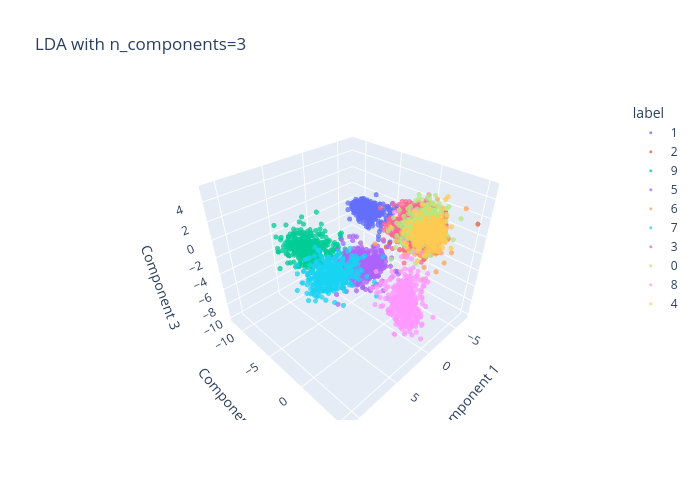

Notebook cell for this chart:
### Code cell
from sklearn.discriminant_analysis import LinearDiscriminantAnalysis

for n in n_components[:3]:
    print(f"Evaluating LDA with n_components={n}...")
    lda = LinearDiscriminantAnalysis(n_components=n)
    X_train_lda, X_test_lda = lda.fit_transform(evaluator_small.X_train, evaluator_small.y_train), lda.transform(evaluator_small.X_test)
    reductions[f'LDA_{n}'] = (X_train_lda, X_test_lda)
    kmeans_results[f'LDA_{n}'] = evaluator_small._evaluate_reduction_with_kmeans(X_train_lda, X_test_lda)
    logistic_regression_results[f'LDA_{n}'] = evaluator_small.predict_on_reduced_with_logistic_regression(X_train_lda, X_test_lda)
    knn_results[f'LDA_{n}'] = evaluator_small._evaluate_knn_classification(X_train_lda, X_test_lda)
    if n == 2:
        plot_2d_projection(X_train_lda, evaluator_small.y_train, title=f'LDA with n_components={n}')
        plt.show()
    if n == 3:
        plot_3d_interactive(X_train_lda, evaluator_small.y_train, title=f'LDA with n_components={n}')

### Figure 1 — Plotly figure (JSON) as saved in the notebook; plotly's stock layout.template omitted (floating-point values rounded to 4 significant figures; data arrays with more than 128 entries replaced by an {"elided": "..."} marker saying what was removed)
{"data": [{"hovertemplate": "label=1<br>x=%{x}<br>y=%{y}<br>z=%{z}<extra></extra>", "legendgroup": "1", "marker": {"color": "#636efa", "opacity": 0.75, "size": 3, "symbol": "circle"}, "mode": "markers", "name": "1", "scene": "scene", "showlegend": true, "type": "scatter3d", "x": {"elided": "461 float values"}, "y": {"elided": "461 float values"}, "z": {"elided": "461 float values"}}, {"hovertemplate": "label=2<br>x=%{x}<br>y=%{y}<br>z=%{z}<extra></extra>", "legendgroup": "2", "marker": {"color": "#EF553B", "opacity": 0.75, "size": 3, "symbol": "circle"}, "mode": "markers", "name": "2", "scene": "scene", "showlegend": true, "type": "scatter3d", "x": {"elided": "401 float values"}, "y": {"elided": "401 float values"}, "z": {"elided": "401 float values"}}, {"hovertemplate": "label=9<br>x=%{x}<br>y=%{y}<br>z=%{z}<extra></extra>", "legendgroup": "9", "marker": {"color": "#00cc96", "opacity": 0.75, "size": 3, "symbol": "circle"}, "mode": "markers", "name": "9", "scene": "scene", "showlegend": true, "type": "scatter3d", "x": {"elided": "391 float values"}, "y": {"elided": "391 float values"}, "z": {"elided": "391 float values"}}, {"hovertemplate": "label=5<br>x=%{x}<br>y=%{y}<br>z=%{z}<extra></extra>", "legendgroup": "5", "marker": {"color": "#ab63fa", "opacity": 0.75, "size": 3, "symbol": "circle"}, "mode": "markers", "name": "5", "scene": "scene", "showlegend": true, "type": "scatter3d", "x": {"elided": "394 float values"}, "y": {"elided": "394 float values"}, "z": {"elided": "394 float values"}}, {"hovertemplate": "label=6<br>x=%{x}<br>y=%{y}<br>z=%{z}<extra></extra>", "legendgroup": "6", "marker": {"color": "#FFA15A", "opacity": 0.75, "size": 3, "symbol": "circle"}, "mode": "markers", "name": "6", "scene": "scene", "showlegend": true, "type": "scatter3d", "x": {"elided": "405 float values"}, "y": {"elided": "405 float values"}, "z": {"elided": "405 float values"}}, {"hovertemplate": "label=7<br>x=%{x}<br>y=%{y}<br>z=%{z}<extra></extra>", "legendgroup": "7", "marker": {"color": "#19d3f3", "opacity": 0.75, "size": 3, "symbol": "circle"}, "mode": "markers", "name": "7", "scene": "scene", "showlegend": true, "type": "scatter3d", "x": {"elided": "406 float values"}, "y": {"elided": "406 float values"}, "z": {"elided": "406 float values"}}, {"hovertemplate": "label=3<br>x=%{x}<br>y=%{y}<br>z=%{z}<extra></extra>", "legendgroup": "3", "marker": {"color": "#FF6692", "opacity": 0.75, "size": 3, "symbol": "circle"}, "mode": "markers", "name": "3", "scene": "scene", "showlegend": true, "type": "scatter3d", "x": {"elided": "408 float values"}, "y": {"elided": "408 float values"}, "z": {"elided": "408 float values"}}, {"hovertemplate": "label=0<br>x=%{x}<br>y=%{y}<br>z=%{z}<extra></extra>", "legendgroup": "0", "marker": {"color": "#B6E880", "opacity": 0.75, "size": 3, "symbol": "circle"}, "mode": "markers", "name": "0", "scene": "scene", "showlegend": true, "type": "scatter3d", "x": {"elided": "376 float values"}, "y": {"elided": "376 float values"}, "z": {"elided": "376 float values"}}, {"hovertemplate": "label=8<br>x=%{x}<br>y=%{y}<br>z=%{z}<extra></extra>", "legendgroup": "8", "marker": {"color": "#FF97FF", "opacity": 0.75, "size": 3, "symbol": "circle"}, "mode": "markers", "name": "8", "scene": "scene", "showlegend": true, "type": "scatter3d", "x": {"elided": "387 float values"}, "y": {"elided": "387 float values"}, "z": {"elided": "387 float values"}}, {"hovertemplate": "label=4<br>x=%{x}<br>y=%{y}<br>z=%{z}<extra></extra>", "legendgroup": "4", "marker": {"color": "#FECB52", "opacity": 0.75, "size": 3, "symbol": "circle"}, "mode": "markers", "name": "4", "scene": "scene", "showlegend": true, "type": "scatter3d", "x": {"elided": "371 float values"}, "y": {"elided": "371 float values"}, "z": {"elided": "371 float values"}}], "layout": {"height": 500, "legend": {"title": {"text": "label"}, "tracegroupgap": 0}, "scene": {"domain": {"x": [0, 1], "y": [0, 1]}, "xaxis": {"title": {"text": "Component 1"}}, "yaxis": {"title": {"text": "Component 2"}}, "zaxis": {"title": {"text": "Component 3"}}}, "title": {"text": "LDA with n_components=3"}, "width": 700}}
